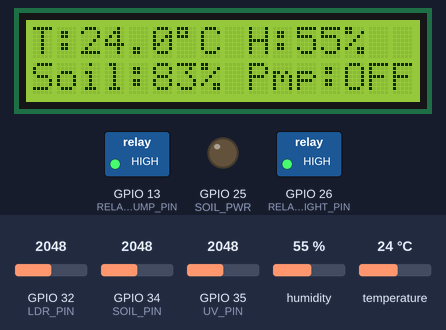
Recording of a program running on a simulated ESP32. Shown: 16×2 character LCD, switched loads named in the program (green lamp = pin HIGH), output pins drawn as LEDs (lit = HIGH). The test bench sets the inputs (shaded band); at power-on: GPIO 34 (SOIL_PIN) = 2048, GPIO 32 (LDR_PIN) = 2048, GPIO 35 (UV_PIN) = 2048, humidity 55 %, temperature 24 °C. WiFi joins after 1.5 s; servers stay silent unless stated; uploads are accepted with an empty reply; what the program prints to the serial monitor is not drawn.

Above: at 5.8 s.
5.9 s: GPIO 34 (SOIL_PIN) set to 777
At 11.7 s:
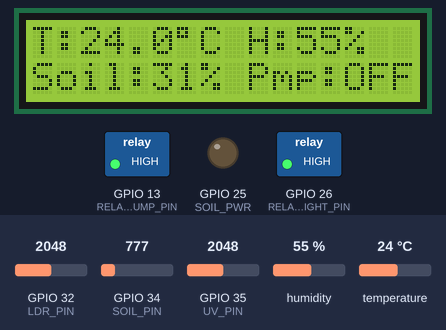
12.0 s: GPIO 34 (SOIL_PIN) set to 683
At 13.7 s:
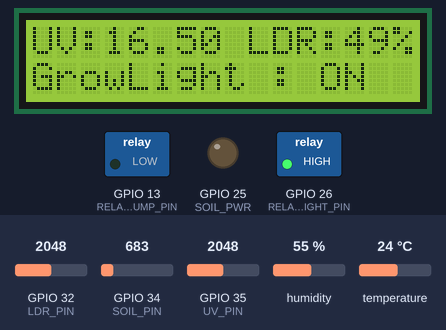
17.1 s: GPIO 32 (LDR_PIN) set to 846
At 19.5 s:
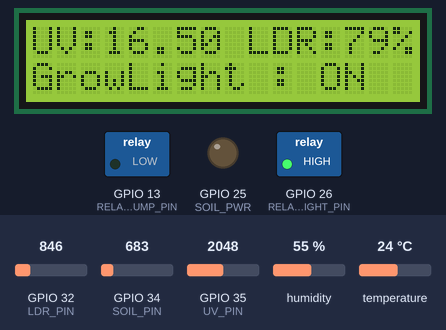
24.2 s: GPIO 32 (LDR_PIN) set to 752
At 27.0 s:
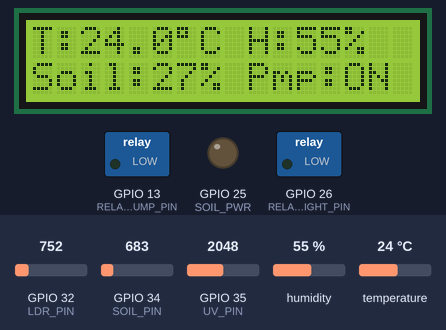
30.6 s: GPIO 34 (SOIL_PIN) set to 1677
At 32.7 s:
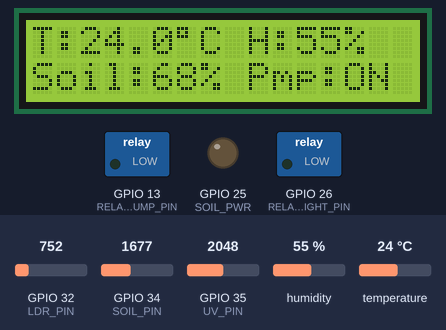
37.7 s: GPIO 34 (SOIL_PIN) set to 1777
At 40.2 s:
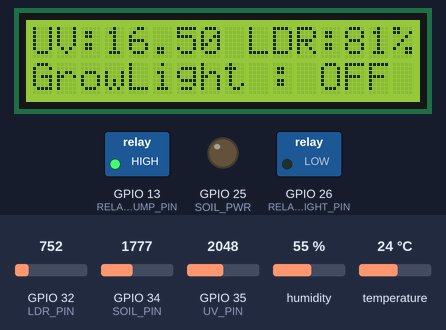
Timing chart, 0 to 44.9 s (numbered marks = the images above; inputs shaded):
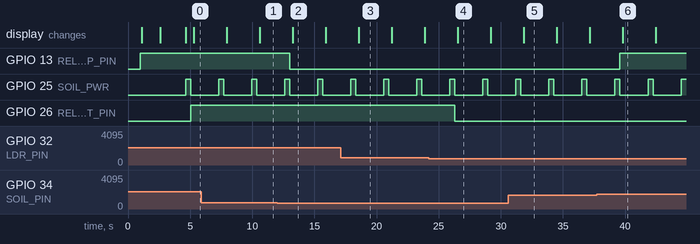

The program:

main.cpp
```cpp
/**
 * SMART INDOOR PLANTER - ESP32
 *
 * Notes (IDE)
 * Dikembangkan dan dikompilasi menggunakan Visual Studio Code (VS Code)
 * dengan ekstensi PlatformIO.
 * Fitur Utama:
 * 1. Otomasi Pompa Air (berdasarkan sensor kelembapan tanah dengan Hysteresis)
 * 2. Otomasi Grow Light (berdasarkan sensor LDR dengan Hysteresis)
 * 3. Monitoring Lokal via LCD 16x2 (I2C)
 * 4. Telemetri Real-Time ke Backend Node.js via HTTP POST
 */

#include <Arduino.h>
#include <Wire.h>
#include <LiquidCrystal_I2C.h>
#include <DHT.h>
#include <WiFi.h>
#include <HTTPClient.h>

// ================= KONFIGURASI JARINGAN =================
const char* ssid       = "Jojo";
const char* password   = "Jojoo1234";
const char* serverUrl  = "http://172.20.10.5:4000/api/telemetry";

// ================= DEFINISI PIN =================
// Sensor
#define DHT_PIN         4
#define DHT_TYPE        DHT11
#define SOIL_PIN        34       // ADC1: Soil Moisture
#define UV_PIN          35       // ADC1: Sensor UV
#define LDR_PIN         32       // ADC1: Modul LDR
#define SOIL_PWR        25       // VCC Soil Moisture (Hanya aktif saat membaca)

// Aktuator & I2C
#define RELAY_LIGHT_PIN 26       // Relay Grow Light
#define RELAY_PUMP_PIN  13       // Relay Pompa Air
#define I2C_SDA         21
#define I2C_SCL         22
#define LCD_ADDR        0x27

// ================= KONFIGURASI RELAY =================
// Sesuaikan dengan modul relay (true = Active-Low, false = Active-High)
#define LIGHT_ACTIVE_LOW  false
#define LIGHT_LEVEL_ON   (LIGHT_ACTIVE_LOW ? LOW  : HIGH)
#define LIGHT_LEVEL_OFF  (LIGHT_ACTIVE_LOW ? HIGH : LOW)

#define PUMP_ACTIVE_LOW   true
#define PUMP_LEVEL_ON    (PUMP_ACTIVE_LOW ? LOW  : HIGH)
#define PUMP_LEVEL_OFF   (PUMP_ACTIVE_LOW ? HIGH : LOW)

// ================= KALIBRASI & AMBANG BATAS =================
#define SOIL_DRY        0        // Nilai ADC saat di udara terbuka
#define SOIL_WET        2450     // Nilai ADC saat tercelup air sepenuhnya

#define BATAS_POMPA_ON   30      // Pompa ON jika tanah < 30%
#define BATAS_POMPA_OFF  70      // Pompa OFF jika tanah > 70%

#define BATAS_LDR_ON     60      // Lampu ON jika cahaya < 60%
#define BATAS_LDR_OFF    80      // Lampu OFF jika cahaya > 80%

// ================= INISIALISASI GLOBAL =================
DHT dht(DHT_PIN, DHT_TYPE);
LiquidCrystal_I2C lcd(LCD_ADDR, 16, 2);

bool pompaNyala = false;
bool lampuNyala = false;

// ================= FUNGSI BANTUAN =================

// Menampilkan teks pada baris LCD secara rata kiri
void tampilBaris(uint8_t baris, const char *teks) {
  char buf[17];
  snprintf(buf, sizeof(buf), "%-16s", teks);
  lcd.setCursor(0, baris);
  lcd.print(buf);
}

// Membaca dan mengonversi nilai sensor tanah ke persentase (0-100%)
int bacaTanahPersen() {
  digitalWrite(SOIL_PWR, HIGH);
  delay(300);

  long total = 0;
  for (int i = 0; i < 10; i++) {
    total += analogRead(SOIL_PIN);
    delay(10);
  }
  digitalWrite(SOIL_PWR, LOW);

  int raw    = total / 10;
  int persen = map(raw, SOIL_DRY, SOIL_WET, 0, 100);
  return constrain(persen, 0, 100);
}

// Menerjemahkan persentase tanah ke status string
const char *statusTanah(int persen) {
  if (persen < BATAS_POMPA_ON)   return "KERING";
  if (persen <= BATAS_POMPA_OFF) return "LEMBAB";
  return "BASAH";
}

// ================= SETUP =================
void setup() {
  Serial.begin(115200);
  delay(1000);

  // 1. Setup Relay (Pastikan kondisi awal MATI)
  digitalWrite(RELAY_LIGHT_PIN, LIGHT_LEVEL_OFF);
  pinMode(RELAY_LIGHT_PIN, OUTPUT);
  digitalWrite(RELAY_LIGHT_PIN, LIGHT_LEVEL_OFF);

  digitalWrite(RELAY_PUMP_PIN, PUMP_LEVEL_OFF);
  pinMode(RELAY_PUMP_PIN, OUTPUT);
  digitalWrite(RELAY_PUMP_PIN, PUMP_LEVEL_OFF);

  // 2. Setup Sensor Power
  pinMode(SOIL_PWR, OUTPUT);
  digitalWrite(SOIL_PWR, LOW);

  // 3. Setup Komunikasi & LCD
  Wire.begin(I2C_SDA, I2C_SCL);
  dht.begin();
  lcd.init();
  lcd.backlight();

  tampilBaris(0, "Smart Planter");
  tampilBaris(1, "Connecting WiFi");

  // 4. Koneksi Wi-Fi
  WiFi.begin(ssid, password);
  Serial.printf("Menghubungkan ke Wi-Fi: %s\n", ssid);
  while (WiFi.status() != WL_CONNECTED) {
    delay(500);
    Serial.print(".");
  }

  Serial.println("\nWi-Fi Terhubung!");
  Serial.print("IP Address: ");
  Serial.println(WiFi.localIP());

  tampilBaris(1, "WiFi Connected");
  delay(2000);
  lcd.clear();
  Serial.println("=== SISTEM OTOMASI SMART INDOOR PLANTER AKTIF ===");
}

// ================= LOOP UTAMA =================
void loop() {
  // 1. PEMBACAAN SENSOR
  float suhu       = dht.readTemperature();
  float kelembapan = dht.readHumidity();
  int   tanah      = bacaTanahPersen();

  int   ldrRaw     = analogRead(LDR_PIN);
  int   ldrPersen  = constrain(map(ldrRaw, 4095, 0, 0, 100), 0, 100);

  int   uvRaw      = analogRead(UV_PIN);
  float uvIndex    = ((uvRaw * 3.3) / 4095.0) / 0.1;

  // 2. LOGIKA KONTROL POMPA (Hysteresis)
  if (tanah < BATAS_POMPA_ON) {
    pompaNyala = true;
  } else if (tanah > BATAS_POMPA_OFF) {
    pompaNyala = false;
  }
  digitalWrite(RELAY_PUMP_PIN, pompaNyala ? PUMP_LEVEL_ON : PUMP_LEVEL_OFF);

  // 3. LOGIKA KONTROL CAHAYA (Hysteresis)
  if (ldrPersen < BATAS_LDR_ON) {
    lampuNyala = true;
  } else if (ldrPersen > BATAS_LDR_OFF) {
    lampuNyala = false;
  }
  digitalWrite(RELAY_LIGHT_PIN, lampuNyala ? LIGHT_LEVEL_ON : LIGHT_LEVEL_OFF);

  // 4. TELEMETRI HTTP POST
  if (WiFi.status() == WL_CONNECTED) {
    HTTPClient http;
    http.begin(serverUrl);
    http.addHeader("Content-Type", "application/json");

    // Pembentukan payload JSON
    String jsonPayload = "{";
    jsonPayload += "\"deviceId\":\"esp32-planter-01\",";
    jsonPayload += "\"temperature\":" + String(isnan(suhu) ? 0.0 : suhu) + ",";
    jsonPayload += "\"humidity\":" + String(isnan(kelembapan) ? 0.0 : kelembapan) + ",";
    jsonPayload += "\"soilMoisture\":" + String(tanah) + ",";
    jsonPayload += "\"soilStatus\":\"" + String(statusTanah(tanah)) + "\",";
    jsonPayload += "\"ldrLight\":" + String(ldrPersen) + ",";
    jsonPayload += "\"uvIndex\":" + String(uvIndex) + ",";
    jsonPayload += "\"pumpOn\":" + String(pompaNyala ? "true" : "false") + ",";
    jsonPayload += "\"growlightOn\":" + String(lampuNyala ? "true" : "false");
    jsonPayload += "}";

    int httpResponseCode = http.POST(jsonPayload);
    if (httpResponseCode > 0) {
      Serial.printf("Telemetri terkirim! HTTP Response: %d\n", httpResponseCode);
    } else {
      Serial.printf("Gagal mengirim data: %s\n", http.errorToString(httpResponseCode).c_str());
    }
    http.end();
  } else {
    Serial.println("Wi-Fi terputus, mencoba menghubungkan ulang...");
    WiFi.reconnect();
  }

  // 5. PEMBARUAN LCD (Bergantian setiap iterasi loop)
  static bool halamanSatu = true;
  char isiLcd[17];

  if (halamanSatu) {
    if (isnan(suhu) || isnan(kelembapan)) {
      tampilBaris(0, "DHT Error");
    } else {
      snprintf(isiLcd, sizeof(isiLcd), "T:%.1f%cC H:%.0f%%", suhu, 223, kelembapan);
      tampilBaris(0, isiLcd);
    }
    snprintf(isiLcd, sizeof(isiLcd), "Soil:%2d%% Pmp:%s", tanah, pompaNyala ? "ON" : "OFF");
    tampilBaris(1, isiLcd);
  } else {
    snprintf(isiLcd, sizeof(isiLcd), "UV:%.2f LDR:%d%%", uvIndex, ldrPersen);
    tampilBaris(0, isiLcd);
    snprintf(isiLcd, sizeof(isiLcd), "GrowLight : %s", lampuNyala ? "ON" : "OFF");
    tampilBaris(1, isiLcd);
  }
  halamanSatu = !halamanSatu;

  // 6. OUTPUT SERIAL MONITOR
  Serial.printf("Soil: %d%% (%s) -> Pompa: %s | LDR: %d%%, UV: %.2f -> Lampu: %s | T: %.1fC, H: %.0f%%\n",
                tanah, statusTanah(tanah), pompaNyala ? "ON" : "OFF",
                ldrPersen, uvIndex, lampuNyala ? "ON" : "OFF",
                isnan(suhu) ? 0.0 : suhu, isnan(kelembapan) ? 0.0 : kelembapan);

  delay(2000);
}
```

Measured:
- the behaviour switches between 735 and 734 on GPIO 34 (SOIL_PIN) (found by bisection; images 1 and 2)
- the behaviour switches between 779 and 778 on GPIO 32 (LDR_PIN) (found by bisection; images 3 and 4)
- the behaviour switches between 1739 and 1740 on GPIO 34 (SOIL_PIN) (found by bisection; images 5 and 6)
- after the input at 5.9 s, the display: first differs from a run without the input after 4.7 s (image 1)
- after the input at 12.0 s, GPIO 13 (RELAY_PUMP_PIN): HIGH → LOW after 1.0 s
- after the input at 17.1 s, the display: changes after 1.5 s (image 3)
- after the input at 24.2 s, GPIO 26 (RELAY_LIGHT_PIN): HIGH → LOW after 2.1 s
- after the input at 30.6 s, the display: changes after 1.2 s (image 5)
- after the input at 37.7 s, GPIO 13 (RELAY_PUMP_PIN): LOW → HIGH after 1.9 s
